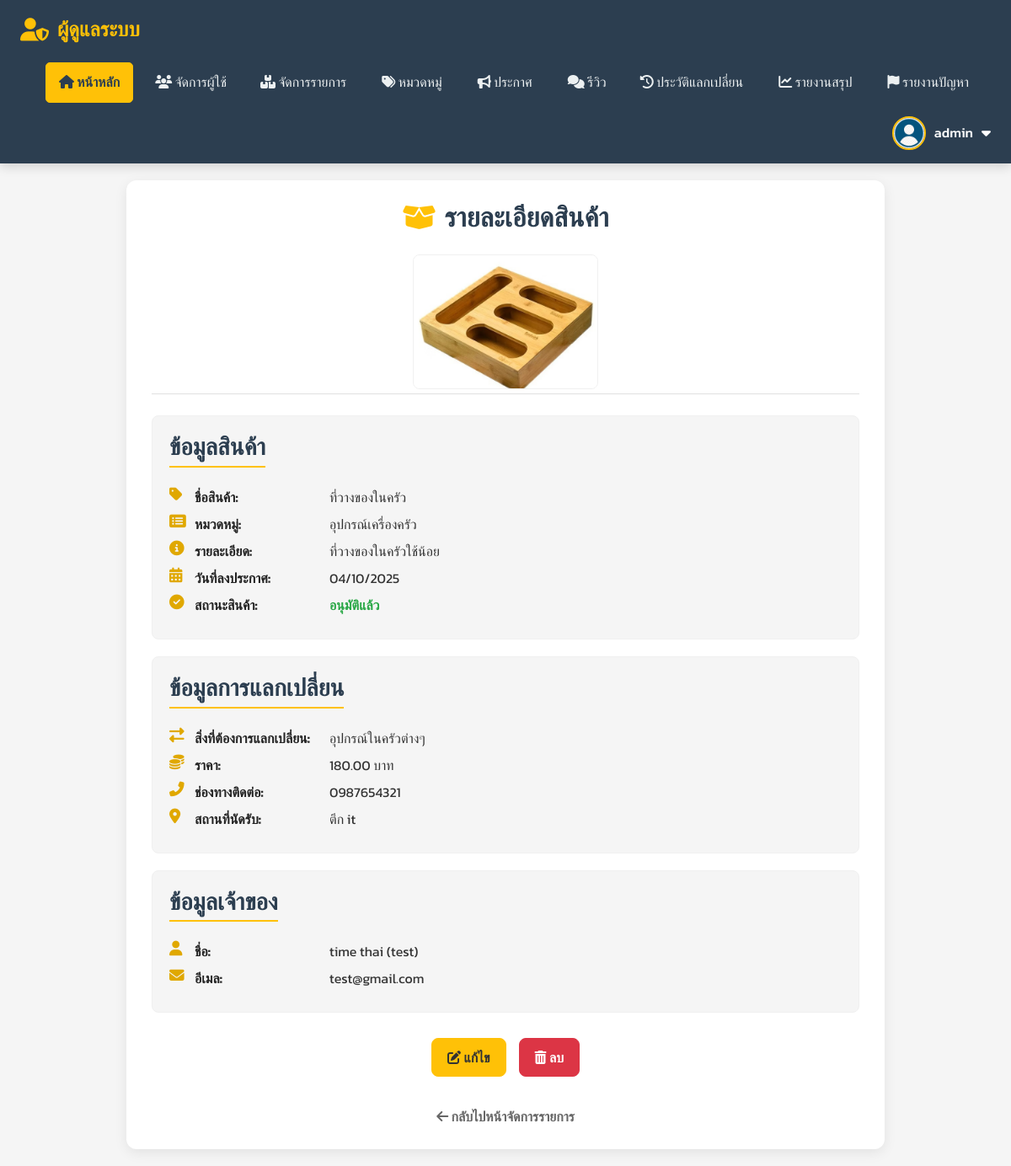
Page /admin/item_detail.php?id=86 (signed in) on the committed database.
### tables this page shows
CREATE TABLE `items` (
  `id` int(11) NOT NULL,
  `name` varchar(100) DEFAULT NULL,
  `category` varchar(50) DEFAULT NULL,
  `price` decimal(10,2) DEFAULT NULL,
  `estimated_price` decimal(10,2) DEFAULT NULL,
  `created_at` timestamp NOT NULL DEFAULT current_timestamp(),
  `owner_id` int(11) NOT NULL,
  `is_available` tinyint(1) DEFAULT 1,
  `description` text DEFAULT NULL,
  `condition_notes` text DEFAULT NULL,
  `purchase_year` int(4) DEFAULT NULL,
  `status` enum('แจกฟรี','แลกเปลี่ยน','ขายราคาถูก') NOT NULL DEFAULT 'แจกฟรี',
  `exchange_for` varchar(255) DEFAULT NULL,
  `contact_name` varchar(100) DEFAULT NULL,
  `contact_info` varchar(255) DEFAULT NULL,
  `location` varchar(255) DEFAULT NULL,
  `latitude` decimal(10,8) DEFAULT NULL,
  `longitude` decimal(11,8) DEFAULT NULL,
  `is_approved` tinyint(1) DEFAULT 0,
  `is_exchanged` tinyint(1) DEFAULT 0
);

CREATE TABLE `users` (
  `id` int(11) NOT NULL,
  `username` varchar(50) DEFAULT NULL,
  `password` varchar(255) DEFAULT NULL,
  `verification_code` varchar(255) DEFAULT NULL,
  `verification_expires` int(11) DEFAULT NULL,
  `fullname` varchar(100) DEFAULT NULL,
  `email` varchar(100) DEFAULT NULL,
  `phone` varchar(20) DEFAULT NULL,
  `address` text DEFAULT NULL,
  `profile_image` varchar(255) DEFAULT NULL,
  `created_at` timestamp NOT NULL DEFAULT current_timestamp(),
  `role` enum('user','admin') NOT NULL DEFAULT 'user',
  `score` int(11) DEFAULT 0,
  `reset_token` varchar(255) DEFAULT NULL
);

### admin/item_detail.php (the view, shortened to what this page needs)
<?php
$itemId = intval($_GET['id']);
$userId = $_SESSION['user_id'];
$username = $_SESSION['username'];
$conn = new mysqli("localhost", "root", "", "item_exchange");
$stmtProfile = $conn->prepare("SELECT profile_image FROM users WHERE id = ?");
$stmtProfile->bind_param("i", $userId);
$stmtProfile->execute();
$resultProfile = $stmtProfile->get_result();
$userProfile = $resultProfile->fetch_assoc();
$profileImageHeader = (!empty($userProfile['profile_image']) && file_exists("../uploads/profile/" . $userProfile['profile_image']))
    ? "../uploads/profile/" . $userProfile['profile_image']
    : "../uploads/profile/default.png";
$sql = "SELECT i.*, u.fullname, u.username, u.email
        FROM items i
        JOIN users u ON i.owner_id = u.id
        WHERE i.id = ?";
$stmt = $conn->prepare($sql);
$stmt->bind_param("i", $itemId);
$stmt->execute();
$result = $stmt->get_result();
$item = $result->fetch_assoc();
$images = [];
$imgStmt = $conn->prepare("SELECT image FROM item_images WHERE item_id = ?");
$imgStmt->bind_param("i", $itemId);
$imgStmt->execute();
$imgResult = $imgStmt->get_result();
while ($imgRow = $imgResult->fetch_assoc()) {
    $imgPath = "../uploads/item/" . $imgRow['image'];
    if (!empty($imgRow['image']) && file_exists($imgPath)) {
        $images[] = $imgPath;
    }
}
?>
<!DOCTYPE html>
<html lang="th">
<head>
    <link rel="stylesheet" href="https://cdnjs.cloudflare.com/ajax/libs/font-awesome/6.5.0/css/all.min.css" />
    <link href="https://cdn.jsdelivr.net/npm/bootstrap@5.3.0/dist/css/bootstrap.min.css" rel="stylesheet" />
</head>
<body>
<header>
    <div class="header-left">
        <div class="header-title">
            <i class="fas fa-user-shield"></i>
            <span>ผู้ดูแลระบบ</span>
        </div>
        <nav class="header-nav">
            <div class="menu-group">
                <a href="admin_main.php" class="current-page"><i class="fas fa-home"></i> หน้าหลัก</a>
                <a href="manage_users.php"><i class="fas fa-users"></i> จัดการผู้ใช้</a>
            </div>
            <div class="menu-group">
                <a href="manage_items.php"><i class="fas fa-boxes"></i> จัดการรายการ</a>
                <a href="manage_categories.php"><i class="fas fa-tags"></i> หมวดหมู่</a>
                <a href="manage_announcements.php"><i class="fas fa-bullhorn"></i> ประกาศ</a>
                <a href="manage_reviews.php"><i class="fas fa-comments"></i> รีวิว</a>
            </div>
            <div class="menu-group">
                <a href="exchange_history.php"><i class="fas fa-history"></i> ประวัติแลกเปลี่ยน</a>
                <a href="exchange_report.php"><i class="fas fa-chart-line"></i> รายงานสรุป</a>
                <a href="admin_reports.php"><i class="fas fa-flag"></i> รายงานปัญหา</a>
            </div>
        </nav>
    </div>
    <div class="header-right">
        <div class="user-info dropdown" data-bs-toggle="dropdown" aria-expanded="false">
            <img src="<?php echo htmlspecialchars($profileImageHeader); ?>" alt="รูปโปรไฟล์" />
            <span class="greeting"><?php echo htmlspecialchars($username); ?></span>
            <i class="fas fa-caret-down"></i>
        </div>
    </div>
</header>
<div class="container">
    <h2><i class="fas fa-box-open"></i> รายละเอียดสินค้า</h2>
    <div class="images">
    <?php foreach ($images as $img): ?>
        <img src="<?php echo htmlspecialchars($img); ?>" alt="รูปสินค้า" />
    <?php endforeach; ?>
    </div>
    <div class="info-section">
        <h3>ข้อมูลสินค้า</h3>
        <p class="info-item"><i class="fas fa-tag"></i> <strong>ชื่อสินค้า:</strong> <?php echo htmlspecialchars($item['name']); ?></p>
        <p class="info-item"><i class="fas fa-list-alt"></i> <strong>หมวดหมู่:</strong> <?php echo htmlspecialchars($item['category']); ?></p>
        <p class="info-item"><i class="fas fa-info-circle"></i> <strong>รายละเอียด:</strong> <?php echo nl2br(htmlspecialchars($item['description'])); ?></p>
        <p class="info-item"><i class="fas fa-calendar-alt"></i> <strong>วันที่ลงประกาศ:</strong> <?php echo date("d/m/Y", strtotime($item['created_at'])); ?></p>
        <p class="info-item"><i class="fas fa-check-circle"></i> <strong>สถานะสินค้า:</strong>
            <?php if ($item['is_approved'] == 1): ?>
                <span style="color: var(--success-color); font-weight: bold;">อนุมัติแล้ว</span>
            <?php else: ?>
                <span style="color: var(--warning-color); font-weight: bold;">รอตรวจสอบ</span>
            <?php endif; ?>
        </p>
    </div>
    <div class="info-section">
        <h3>ข้อมูลการแลกเปลี่ยน</h3>
        <p class="info-item"><i class="fas fa-exchange-alt"></i> <strong>สิ่งที่ต้องการแลกเปลี่ยน:</strong> <?php echo htmlspecialchars($item['exchange_for']); ?></p>
        <p class="info-item"><i class="fas fa-coins"></i> <strong>ราคา:</strong> <?php echo $item['price'] ? number_format($item['price'], 2) . " บาท" : "-"; ?></p>
        <p class="info-item"><i class="fas fa-phone-alt"></i> <strong>ช่องทางติดต่อ:</strong> <?php echo htmlspecialchars($item['contact_info']); ?></p>
        <p class="info-item"><i class="fas fa-map-marker-alt"></i> <strong>สถานที่นัดรับ:</strong> <?php echo htmlspecialchars($item['location']); ?></p>
    </div>
    <div class="info-section">
        <h3>ข้อมูลเจ้าของ</h3>
        <p class="info-item"><i class="fas fa-user"></i> <strong>ชื่อ:</strong> <?php echo htmlspecialchars($item['fullname']); ?> (<?php echo htmlspecialchars($item['username']); ?>)</p>
        <p class="info-item"><i class="fas fa-envelope"></i> <strong>อีเมล:</strong> <?php echo htmlspecialchars($item['email']); ?></p>
    </div>
    <div class="actions">
        <a href="edit_item.php?id=<?php echo $itemId; ?>" class="btn btn-warning">
            <i class="fas fa-edit"></i> แก้ไข
        </a>
        <a href="delete_item.php?id=<?php echo $itemId; ?>" class="btn btn-danger" onclick="return confirm('คุณแน่ใจหรือไม่ที่ต้องการลบรายการนี้?');">
            <i class="fas fa-trash-alt"></i> ลบ
        </a>
    </div>
    <a href="manage_items.php" class="back-link"><i class="fas fa-arrow-left"></i> กลับไปหน้าจัดการรายการ</a>
</div>
</body>
</html>

### rows in the picture
items: name "ที่วางของในครัว", category "อุปกรณ์เครื่องครัว", description "ที่วางของในครัวใช้น้อย", created_at "04/10/2025", exchange_for "อุปกรณ์ในครัวต่างๆ", price "180.00", contact_info "0987654321", location "ตึก it", owner.fullname "time thai", owner.username "test", owner.email "test@gmail.com"

### other values in the picture
$username "admin"
